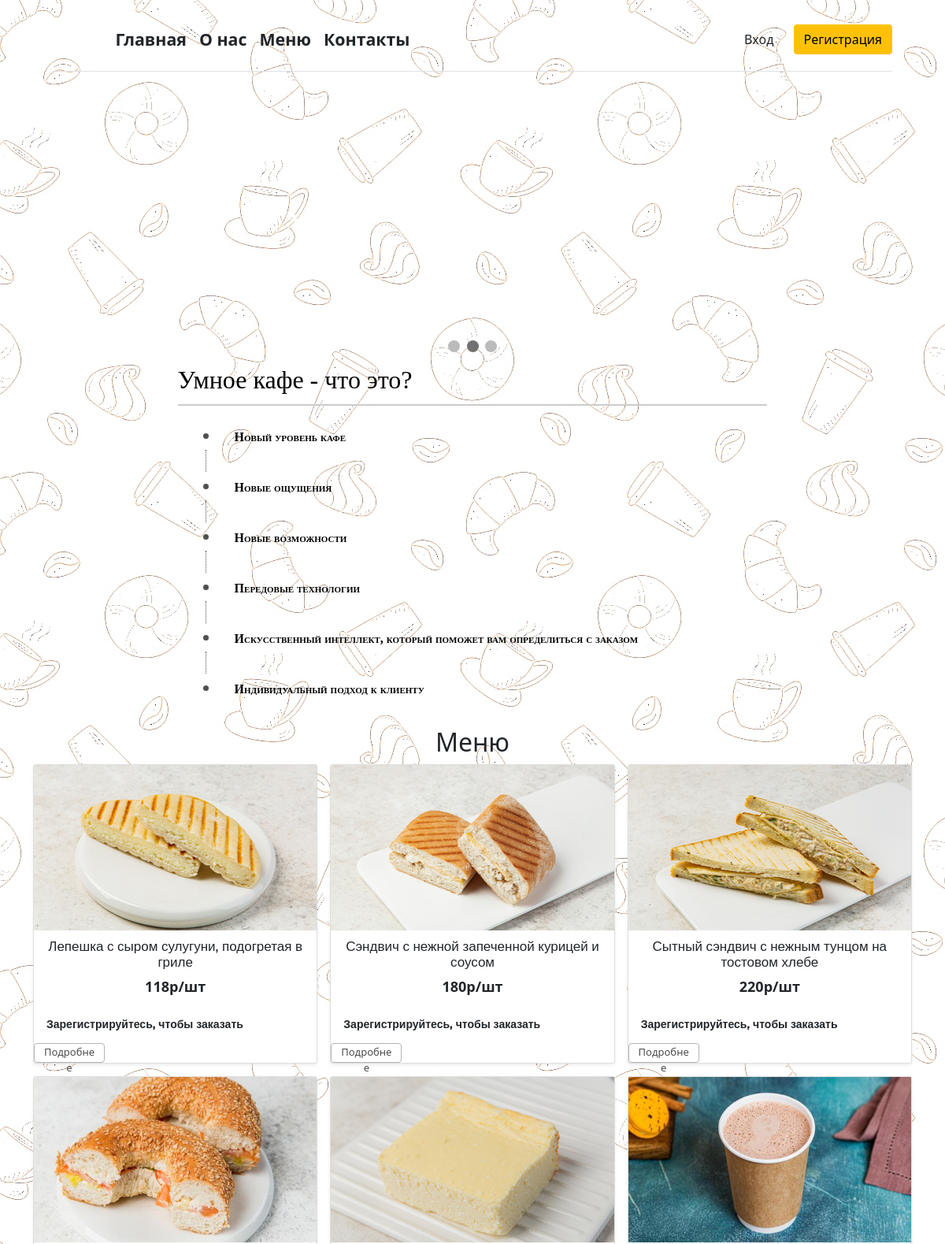
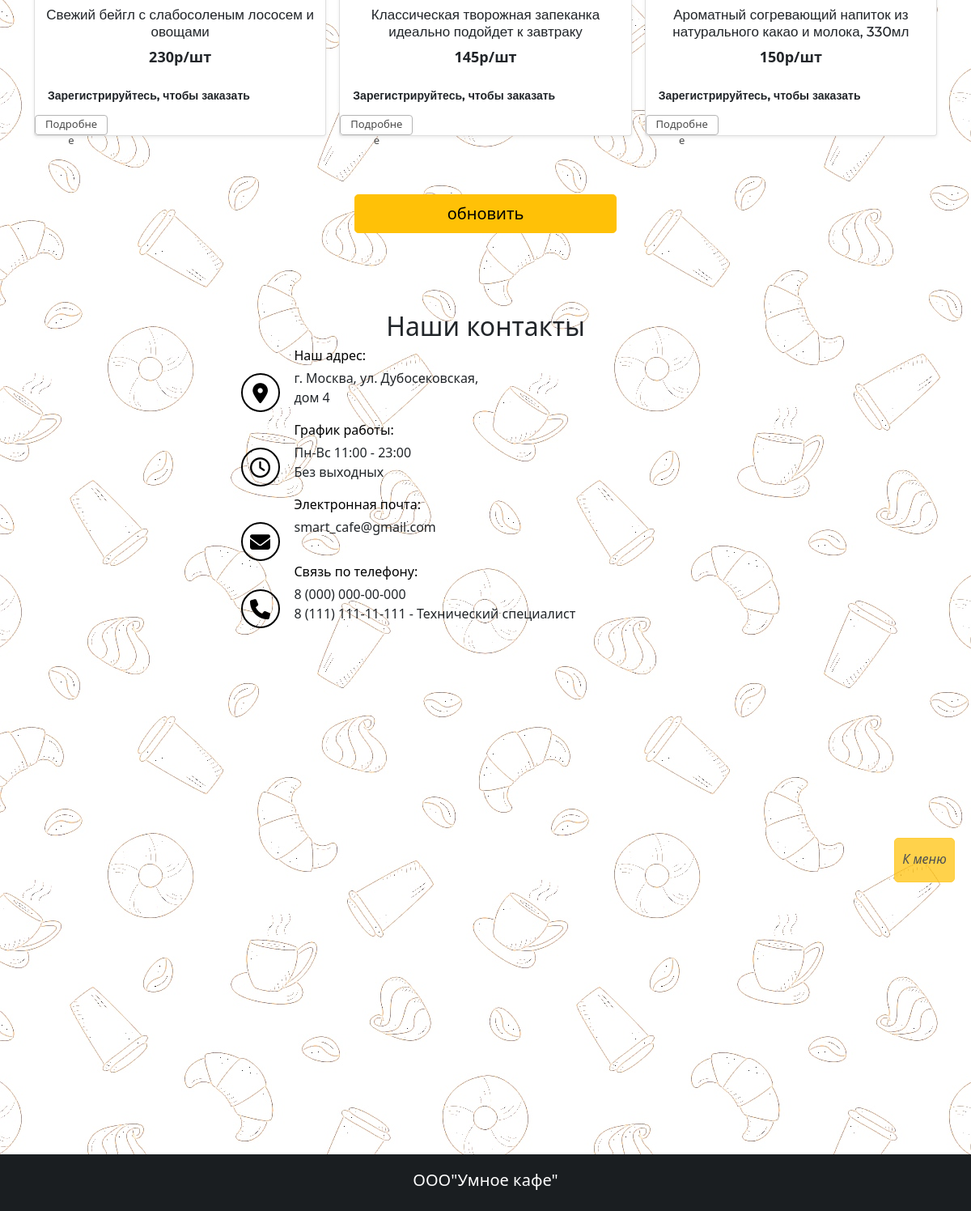
The page / on the database its author committed (2 pictures, top to bottom).
### main.py (models this page shows, shortened)
class Item(db.Model):
    id = db.Column(db.Integer, primary_key=True)
    name = db.Column(db.String(100), nullable=False)
    photo = db.Column(db.String, nullable=False)
    price = db.Column(db.Integer, nullable=False)
    weight = db.Column(db.Integer, nullable=False)
    composition = db.Column(db.Text, nullable=False)
    KBJU = db.Column(db.Text, nullable=False)
    discover_text = db.Column(db.String, nullable=True)
    discover_url = db.Column(db.Text, nullable=True)
    season = db.Column(db.String, nullable=True)
    time_day = db.Column(db.String, nullable=True)
    category = db.Column(db.String, nullable=True)

### main.py (the view)
@app.route('/')
def index():
    items = Item.query.order_by(Item.id).all()
    return render_template('index.html', data=items)

### templates/index.html (shortened to what this page needs)
{% extends 'base.html' %}
{% block main %}
<main id="main">
        <section id="slaidshow">
                <div class="slideshow-container">
                  <a class="prev" onclick="plusSlides(-1)">&#10094;</a>
                  <a class="next" onclick="plusSlides(1)">&#10095;</a>
                </div>
                <br>
                <div style="text-align:center">
                  <span class="dot" onclick="currentSlide(1)"></span>
                  <span class="dot" onclick="currentSlide(2)"></span>
                  <span class="dot" onclick="currentSlide(3)"></span>
                </div>
        </section>
        <section class="about-us" id="about">
            <div class="container">
                <div class="about-us">
                    <h2 class="about">Умное кафе - что это?</h2>
                    <ul class="push">
                        <li>Новый уровень кафе</li>
                        <li>Новые ощущения</li>
                        <li>Новые возможности</li>
                        <li>Передовые технологии</li>
                        <li>Искусственный интеллект, который поможет вам определиться с заказом</li>
                        <li>Индивидуальный подход к клиенту</li>
                    </ul>
                </div>
            </div>
        </section>
        <section id="menu">
            <h2 class="menu">Меню</h2>
            <div class="container">
                <div class="cont">
                    <div class="row row-cols-1 row-cols-sm-2 row-cols-md-3 g-3" name="1 pos">
                      {% for el in data %}
                      <div class="col">
                          <div class="card shadow-sm">
                              <div class="image image-menu">
                                <img class="image" src="{{el.photo}}"  width="420" height="210" alt="{{ el.name }}">
                              </div>
                              <h6 class="cardtext">{{ el.name }}</h6>
                              <p class="price"  style="text-align: center;margin: 0px 0px 8px;">{{ el.price }}р/шт</p>
                              <div class="card-body limited">
                                <div class="d-flex justify-content-between align-items-center">
                                    {% if not current_user.is_authenticated %}
                                    <div class="card-text"><b>Зарегистрируйтесь, чтобы заказать</b></div>
                                    {% endif %}
                                </div>
                                <br>
                             </div>
                            <label for="read-more-checker{{ el.id }}" class="read-more-button"> </label>
                          </div>
                      </div>
                     {% endfor %}
                        <div style="margin: auto;width: 30%">
                          <br><br><br>
                          <button class="w-100 btn btn-lg btn-warning" type="submit" style="margin: auto;">обновить</button>
                      </div>
                </div>
              </div>
            </div>
                <br><br><br><br>
        </section>
        <section  id="Contact">
            <div class="content">
                <h2 class="menu">Наши контакты</h2>
                    <div class="nesolestag-enadenud">
                        <div class="ico-wrap"> <i class="fa fa-map-marker ico-contact"></i>
                        </div>
                        <div class="meanous-andscoev">
                        <h4 class="aio-icon-title">Наш адрес:</h4>
                        <div class="aio-icon-description">
                        г. Москва, ул. Дубосековская,
                        <br>дом 4</div>
                        </div>
                        <span class="kesednsoled"></span>
                        <div class="ico-wrap"> <i class="fa fa-clock-o ico-contact"></i>
                        </div>
                        <div class="meanous-andscoev">
                        <h4 class="aio-icon-title">График работы:</h4>
                        <div class="aio-icon-description">
                        Пн-Вс 11:00 - 23:00
                        <br>Без выходных</div>
                        </div>
                        <span class="kesednsoled"></span>
                        <div class="ico-wrap">
                        <i class="fa fa-envelope ico-contact"></i>
                        </div>
                        <div class="meanous-andscoev">
                        <h4 class="aio-icon-title">Электронная почта:</h4>
                        <div class="aio-icon-description">
                        smart_cafe@gmail.com
                        <br></div>
                        </div>
                        <span class="kesednsoled"></span>
                        <div class="ico-wrap">
                        <i class="fa fa-phone ico-contact"></i>
                        </div>
                        <div class="meanous-andscoev">
                        <h4 class="aio-icon-title">Связь по телефону:</h4>
                        <div class="aio-icon-description">
                        8 (000) 000-00-000
                        <br>8 (111) 111-11-111 - Технический специалист</div>
                        </div>
                        <span class="kesednsoled"></span>
                    </div>
                    <div class="container">
                        <div class="map-google">
                            <iframe src="https://www.google.com/maps/embed?pb=!1m14!1m12!1m3!1d1121.0115585115996!2d37.498315181794645!3d55.81019905757772!2m3!1f0!2f0!3f0!3m2!1i1024!2i768!4f13.1!5e0!3m2!1sru!2sru!4v1640027044087!5m2!1sru!2sru" width="1000" height="500" style="margin: auto" allowfullscreen="" loading="lazy"></iframe>
                        </div>
                    </div>
                </div>
        </section>
    </main>
{% endblock %}

### templates/base.html (shortened to what this page needs)
<!doctype html>
<html lang="ru">
<head>
    <link rel="stylesheet" href="{{ url_for('static', filename='style.css') }}">
    <link rel="stylesheet" href="{{ url_for('static', filename='style_slide.css') }}">
    <link rel="stylesheet" href="https://cdn.jsdelivr.net/npm/bootstrap@5.1.3/dist/css/bootstrap.min.css">
    <link rel="stylesheet" href="https://cdnjs.cloudflare.com/ajax/libs/font-awesome/4.7.0/css/font-awesome.min.css">
</head>
<body>
        <div class="container" style="min-height: 100%">
    <header id="header" class="header d-flex flex-wrap align-items-center justify-content-center justify-content-md-between py-3 mb-4 border-bottom">
        <ul class="nav leftstr col-12 col-md-auto mb-2 justify-content-center mb-md-0" style="width: 50%; margin-right: auto">
          {% if not current_user.is_authenticated %}
          <li><a href="/" class="menu-up nav-link px-2 link-dark">Главная</a></li>
            <li><a href="/#about" class="menu-up nav-link px-2 link-dark">О нас</a></li>
            <li><a href="/#menu" class="menu-up nav-link px-2 link-dark">Меню</a></li>
            <li><a href="/#Contact" class="menu-up nav-link px-2 link-dark">Контакты</a></li>
          {% endif %}
            </ul>
        <div class="rightbtn col-md-3 text-end login" style="width: 25%; margin-top: 0px">
          {% if not current_user.is_authenticated %}
          <a type="button" class="btn btn-outline-primaryy me-2" href="/login">Вход</a>
          <a type="button" class="btn btn-warning" href="/sign">Регистрация</a>
          {% endif %}
        </div>
    </header>
  	</div>
    <div id="up">
    {% if current_user.is_authenticated %}
        <a href="/menu#header" class="up nav-link px-2 link-dark">К меню</a>
    {% else %}
        <a href="#header" class="up nav-link px-2 link-dark">К меню</a>
    {% endif %}
    </div>
        <div style="min-height: 100%">
	{% block main %}{% endblock %}
        </div>
    <footer id="footer" style="bottom: 0px;top: 10%">
        <div class="container">
            <h5>ООО"Умное кафе"</h5>
        </div>
    </footer>
</body>
</html>

### static/style_slide.css (style rules this page uses)
* { box-sizing:border-box }
.slideshow-container { max-width: 500px; position: relative; margin: auto; }
.prev, .next { cursor: pointer; position: absolute; top: 50%; width: auto; margin-top: -22px; padding: 16px; color: white; font-weight: bold; font-size: 18px; transition: 0.6s ease; border-radius: 0 3px 3px 0; }
.next { right: 0; border-radius: 3px 0 0 3px; }
.dot { cursor: pointer; height: 15px; width: 15px; margin: 0 2px; background-color: #bbb; border-radius: 50%; display: inline-block; transition: background-color 0.6s ease; }
.active, .dot:hover { background-color: #717171; }

### rows shown on the page
Item: photo (picture), name "Лепешка с сыром сулугуни, подогретая в гриле", price "118"
Item: photo (picture), name "Сэндвич с нежной запеченной курицей и соусом", price "180"
Item: photo (picture), name "Сытный сэндвич с нежным тунцом на тостовом хлебе", price "220"
Item: photo (picture), name "Свежий бейгл с слабосоленым лососем и овощами", price "230"
Item: photo (picture), name "Классическая творожная запеканка идеально подойдет к завтраку", price "145"
Item: photo (picture), name "Ароматный согревающий напиток из натурального какао и молока, 330мл", price "150"
